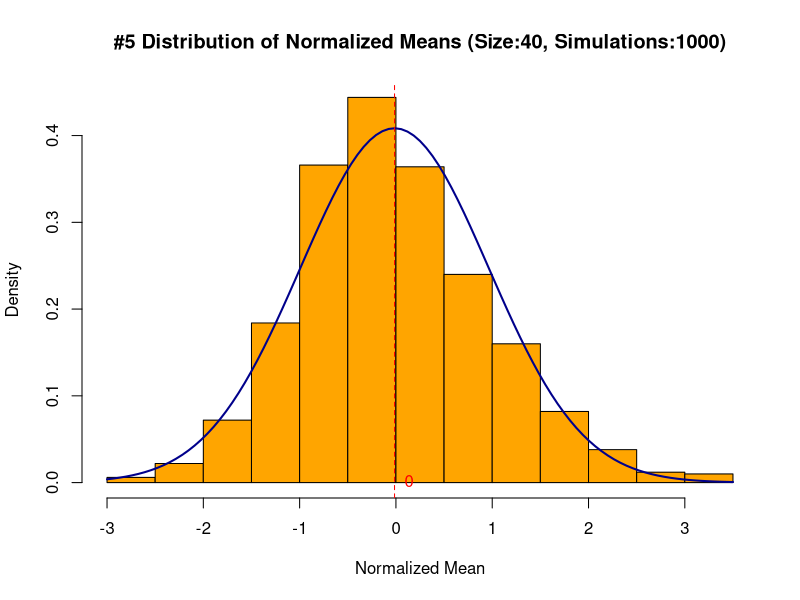
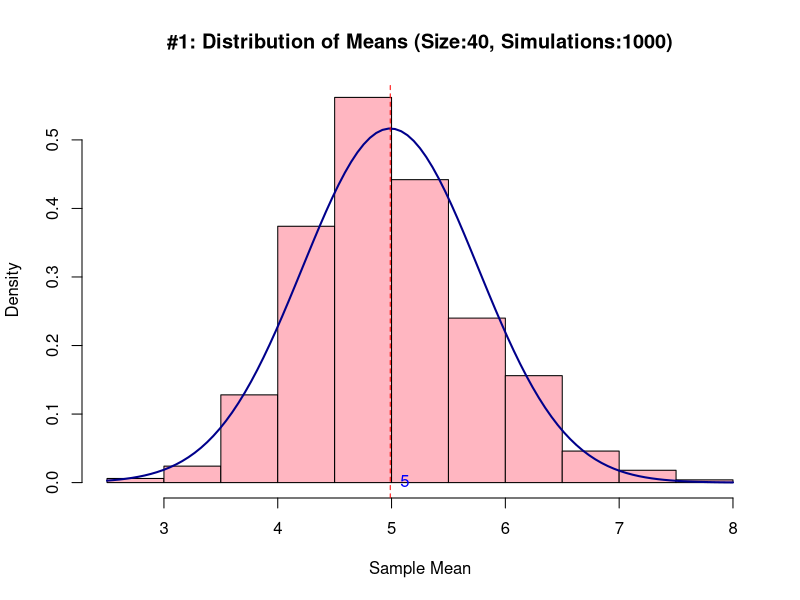
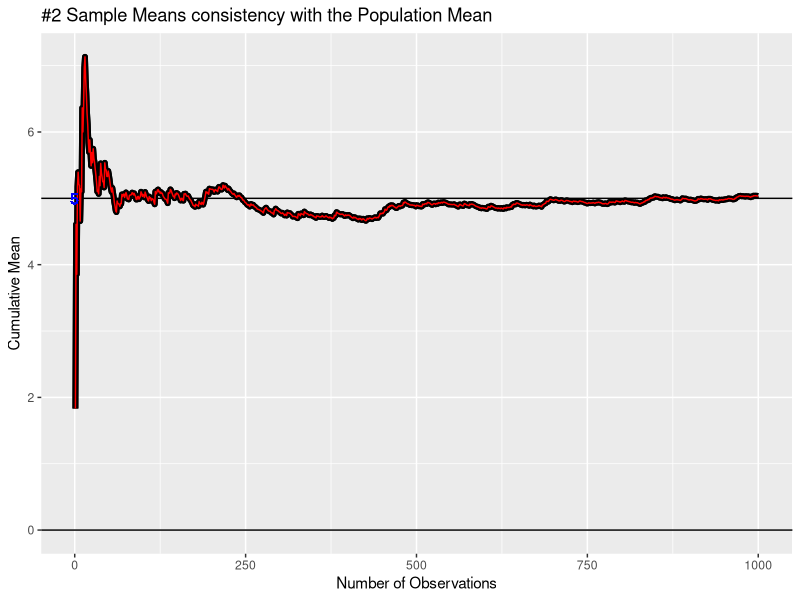
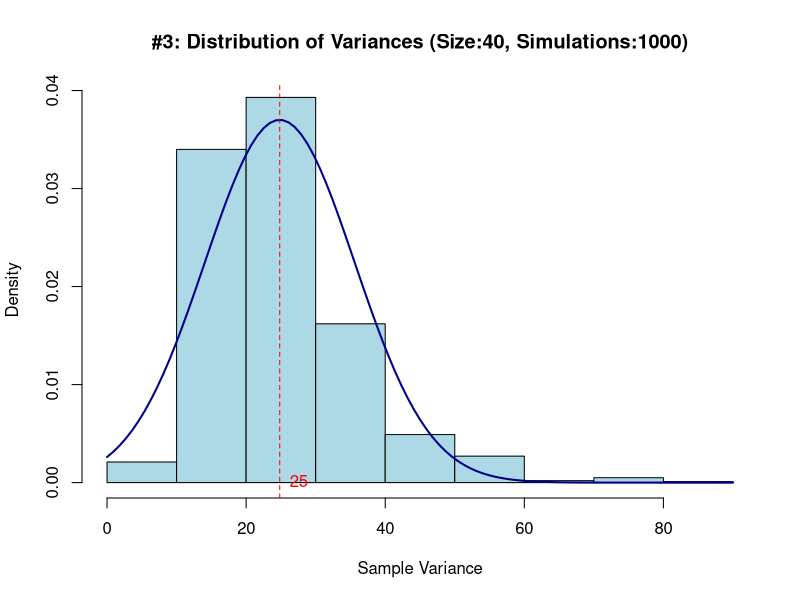
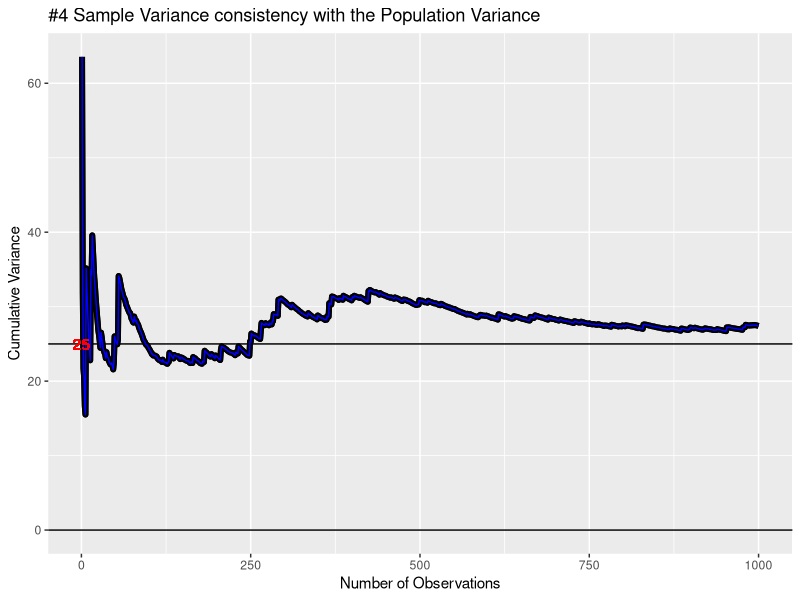

Here is the R script that generated these plots, in order:
## ---- chunk 1
##Setting the global options
suppressWarnings(library(knitr))
opts_chunk$set(echo = TRUE)
opts_chunk$set(fig.path = "./figures/")                
suppressWarnings(library(ggplot2)) ##To output plots
## ---- chunk 2
##Set the parameters for the simulation
lambda<-0.2
popmean<-1/lambda
popsd<-1/lambda
popvar<-popsd^2
n<-40
nosim<-1000
expdist<-NULL
samplemeans<-NULL
samplevars<-NULL
normalizedmeans<-NULL

##Run 1000simulations
for (i in 1:nosim){   
        expdist<-rexp(n,lambda)
        samplemeans<-c(samplemeans, mean(expdist)) ##array of the sample means
        samplevars<-c(samplevars, var(expdist)) ##array of the sample variance
        normalizedmeans<-c(normalizedmeans, sqrt(n)*(mean(expdist)-popmean)/popsd) 
        }

##Statistics for the distribution of the sample means, sample variance 
meansamplemeans<- mean(samplemeans)
stdsamplemeans<- sd(samplemeans)
meansamplevars<- mean(samplevars)
stdsamplevars<- sd(samplevars)
meansnormalizedmeans<- mean(normalizedmeans)
stdnormalizedmeans<- sd(normalizedmeans)

##This is to double check on the consistency of the sample means and variance. 
cummeans<-cumsum(rexp(nosim,lambda))/1:nosim
cumvars<-cumsum((rexp(nosim,lambda)-cumsum(rexp(nosim,lambda))/1:nosim)^2)/1:nosim
                 
## ---- chunk 3
        ##Plot #5 the Normalized Mean (x-axis) vs Density/Probability (y-axis)
        par(mfcol=c(1,1))    
        hist(normalizedmeans, prob=TRUE, 
             col="orange",
             xlab="Normalized Mean", ylab="Density", 
             main="#5 Distribution of Normalized Means (Size:40, Simulations:1000)")
        curve(dnorm(x, mean=meansnormalizedmeans, sd=stdnormalizedmeans), add=TRUE,
              col="darkblue", lwd=2)
        abline(v = meansnormalizedmeans, col = "red", lty=2)
        text(meansnormalizedmeans, 0, round(meansnormalizedmeans),
                        pos=4, col="red")
## ---- chunk 4
       ##Plot #1 the Sample Mean (x-axis) vs Density/Probability (y-axis)
        par(mfcol=c(1,1))    
        hist(samplemeans, prob=TRUE, 
             col="lightpink",
             xlab="Sample Mean", ylab="Density", 
             main="#1: Distribution of Means (Size:40, Simulations:1000)")
        curve(dnorm(x, mean=meansamplemeans, sd=stdsamplemeans), add=TRUE,
              col="darkblue", lwd=2)
        abline(v = meansamplemeans, col = "red", lty=2)
        text(meansamplemeans, 0, round(meansamplemeans),
                        pos=4, col="blue")
         
        ##Plot #2 Plot #2 the Cummulative Means (y-axis) vs Number of Observations
        gmeans<-ggplot(data.frame(x=1:nosim, y=cummeans),aes (x=x, y=y))
        gmeans<-gmeans+geom_hline(yintercept=0)+geom_line(size=2)
        gmeans<-gmeans+geom_hline(yintercept=popmean)+geom_line(size=2) + geom_line(color="red")
        gmeans<-gmeans+geom_text(x=0, y=popmean, label=popmean,color="blue")
        gmeans<-gmeans+ggtitle("#2 Sample Means consistency with the Population Mean")
        gmeans<-gmeans+labs(x="Number of Observations", y="Cumulative Mean")
        print(gmeans)

## ---- chunk 5

        ##Plot #3 the Sample Variances (x-axis) vs Density/Probability (y-axis)
        par(mfcol=c(1,1))   
        hist(samplevars, prob=TRUE, 
             col="lightblue",
             xlab="Sample Variance", ylab="Density", 
             main="#3: Distribution of Variances (Size:40, Simulations:1000)")
        curve(dnorm(x, mean=meansamplevars, sd=stdsamplevars), add=TRUE,
              col="darkblue", lwd=2)
        abline(v = meansamplevars, col = "red", lty=2)
        text(meansamplevars, 0, round(meansamplevars),
                        pos=4, col="red")
          
        ##Plot #4 the Cummulative Variance (y-axis) vs Number of Observations
        gvars<-ggplot(data.frame(x=1:nosim, y=cumvars),aes (x=x, y=y))
        gvars<-gvars+geom_hline(yintercept=0)+geom_line(size=2)
        gvars<-gvars+geom_hline(yintercept=popvar)+geom_line(size=2) + geom_line(color="blue")
        gvars<-gvars+geom_text(x=0, y=popvar, label=popvar,color="red")
        gvars<-gvars+ggtitle("#4 Sample Variance consistency with the Population Variance")
        gvars<-gvars+labs(x="Number of Observations", y="Cumulative Variance")
        print(gvars)
